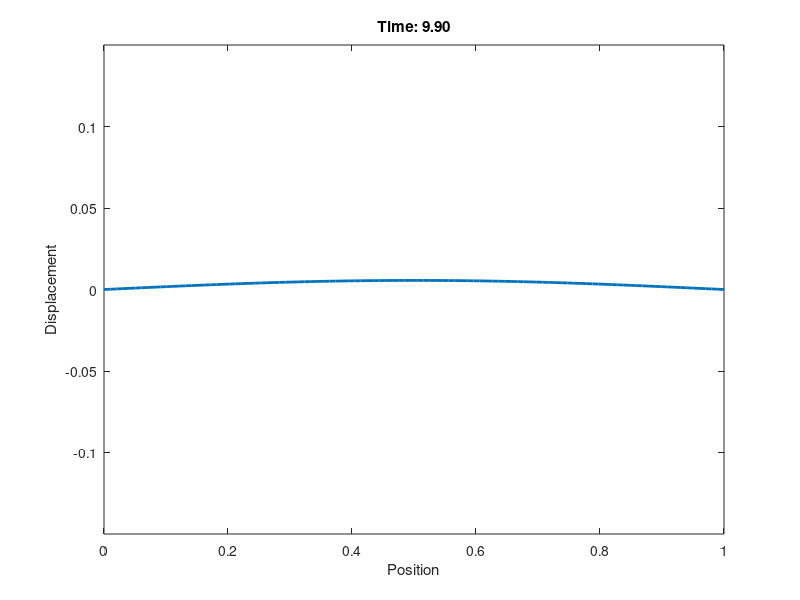

This figure's MATLAB source: (Note: this script raises an error after producing the figure.)
% Parameters
L = 1;          % Length of string
T = 10;         % Total simulation time
Nx = 100;       % Number of spatial points
Nt = 10000;     % Number of time steps (increased for stability)
c = 1;          % Wave speed
k_air = 0.01;   % Air resistance coefficient (reduced)
k_internal = 0.6; % Internal damping coefficient (reduced)

dx = L / (Nx-1);
dt = T / (Nt-1);
x = linspace(0, L, Nx);
t = linspace(0, T, Nt);

% Check CFL condition
CFL = c * dt / dx;
if CFL > 1
    error('CFL condition not met. Decrease dt or increase dx.');
end

% Initial condition
f = @(x) 0.1 * sin(pi*x/L);  % Initial shape of the string

% Initialize solution array
u = zeros(Nx, Nt);
u(:,1) = f(x);
u(:,2) = u(:,1);  % Initial velocity is zero

% Time-stepping (using a more stable scheme)
for n = 2:Nt-1
    % Interior points
    u(2:Nx-1,n+1) = (2-2*CFL^2-k_internal*dt)*u(2:Nx-1,n) + ...
                    (CFL^2-k_air*dt*abs(u(2:Nx-1,n)-u(2:Nx-1,n-1))/dt).*(u(3:Nx,n)+u(1:Nx-2,n)) + ...
                    (-1+k_internal*dt+k_air*dt*abs(u(2:Nx-1,n)-u(2:Nx-1,n-1))/dt).*u(2:Nx-1,n-1);
    
    % Boundary conditions
    u(1,n+1) = 0;  % Fixed at x = 0
    u(Nx,n+1) = 0; % Fixed at x = L
end

% Create animation
fig = figure;
for n = 1:100:Nt  % Reduced number of frames for faster animation
    plot(x, u(:,n), 'LineWidth', 2);
    axis([0 L -0.15 0.15]);
    title(sprintf('Time: %.2f', t(n)));
    xlabel('Position');
    ylabel('Displacement');
    drawnow;
    
    % Capture the plot as an image
    frame = getframe(fig);
    im{n} = frame2im(frame);
end

% Save animation as GIF
filename = 'string_vibration_realistic_damping.gif';
for n = 1:100:Nt
    [A,map] = rgb2ind(im{n},256);
    if n == 1
        imwrite(A,map,filename,'gif','LoopCount',Inf,'DelayTime',0.1);
    else
        imwrite(A,map,filename,'gif','WriteMode','append','DelayTime',0.1);
    end
end

% Create and save surface plot
figure;
[T, X] = meshgrid(t, x);
surf(T, X, u);
shading interp;
colormap(jet);
colorbar;
xlabel('Time');
ylabel('Position');
zlabel('Displacement');
title('String Vibration with Realistic Damping');
saveas(gcf, 'string_vibration_surface_realistic_damping.png');

% Plot maximum displacement over time
figure;
plot(t, max(abs(u), [], 1));
xlabel('Time');
ylabel('Maximum Displacement');
title('Damping Effect on String Motion');
saveas(gcf, 'max_displacement_over_time_realistic_damping.png');